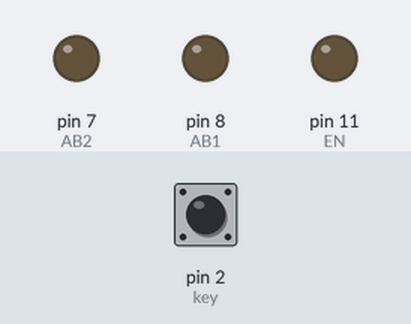
The sketch below on a simulated Arduino Uno, built with avr-gcc and run on an emulated ATmega328P. Shown: output pins drawn as LEDs (lit = HIGH). Inputs (shaded band) come from the test bench; at power-on: pin 2 (key) HIGH.

Above: at 1.2 s.
1.3 s: pin 2 (key) pulled LOW for 0.15 s
At 2.5 s:
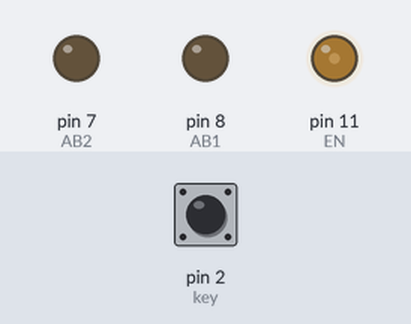
2.9 s: pin 2 (key) pulled LOW for 1 s
At 3.8 s:
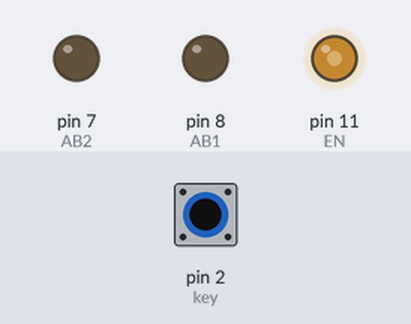
5.4 s: pin 2 (key) pulled LOW for 0.15 s
At 5.7 s:
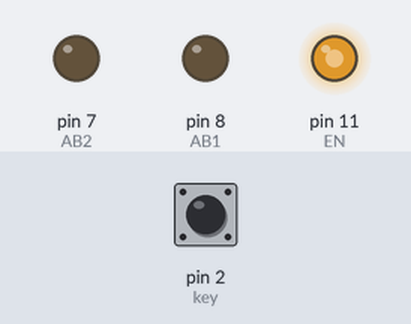
7.0 s: pin 2 (key) pulled LOW for 3.2 s
At 8.1 s:
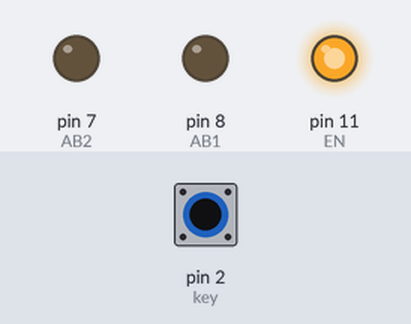
Timing chart, 0 to 10.0 s (numbered marks = the images above; inputs shaded):
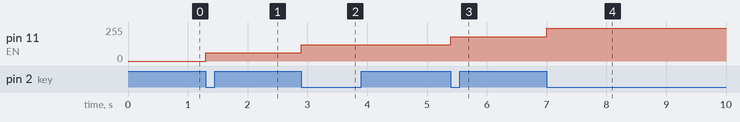

The sketch:

experiment2.ino
```cpp
int AB2=7;
int AB1=8;
int EN=11;
int flag=0;
int cycleDuty=0;
#define key 2 //weidong key
void setup() {
  // put your setup code here, to run once:
pinMode(AB1,OUTPUT);
pinMode(AB2,OUTPUT);
pinMode(EN,OUTPUT);
pinMode(key, INPUT_PULLUP);
attachInterrupt(0,read_key,FALLING);
Serial.begin(9600);
}

void read_key()
{
  flag=1;
}
void loop() {
  // put your main code here, to run repeatedly:
  if (flag==1)
  {
    flag=0;
    cycleDuty=cycleDuty+256/4-3;
    if(cycleDuty>255)
    {
      cycleDuty=0;
    }
    analogWrite(EN,cycleDuty);
    delay(100);

  }


}
```

Measured:
- after the input at 1.3 s, pin 11 (EN): 0/255 → 61/255 at once
- after the input at 2.9 s, pin 11 (EN): 61/255 → 122/255 at once
- after the input at 5.4 s, pin 11 (EN): 122/255 → 183/255 at once
- after the input at 7.0 s, pin 11 (EN): 183/255 → 244/255 at once
